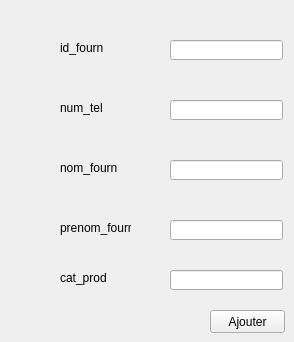
       <widget class="QWidget" name="tabcommandes6_5">
        <attribute name="title">
         <string>Ajouter un founisseur</string>
        </attribute>
        <widget class="QPushButton" name="pb_ajouter_3">
         <property name="geometry">
          <rect>
           <x>210</x>
           <y>310</y>
           <width>75</width>
           <height>23</height>
          </rect>
         </property>
         <property name="text">
          <string>Ajouter</string>
         </property>
        </widget>
        <widget class="QLineEdit" name="lineEdit_nomfourn">
         <property name="geometry">
          <rect>
           <x>170</x>
           <y>160</y>
           <width>113</width>
           <height>20</height>
          </rect>
         </property>
        </widget>
        <widget class="QLabel" name="label_83">
         <property name="geometry">
          <rect>
           <x>60</x>
           <y>100</y>
           <width>71</width>
           <height>16</height>
          </rect>
         </property>
         <property name="text">
          <string>num_tel</string>
         </property>
        </widget>
        <widget class="QLabel" name="label_84">
         <property name="geometry">
          <rect>
           <x>60</x>
           <y>270</y>
           <width>71</width>
           <height>16</height>
          </rect>
         </property>
         <property name="text">
          <string>cat_prod</string>
         </property>
        </widget>
        <widget class="QLineEdit" name="lineEdit_idc_5">
         <property name="geometry">
          <rect>
           <x>170</x>
           <y>40</y>
           <width>113</width>
           <height>20</height>
          </rect>
         </property>
        </widget>
        <widget class="QLineEdit" name="lineEdit_num_telfourn">
         <property name="geometry">
          <rect>
           <x>170</x>
           <y>100</y>
           <width>113</width>
           <height>20</height>
          </rect>
         </property>
        </widget>
        <widget class="QLabel" name="label_85">
         <property name="geometry">
          <rect>
           <x>60</x>
           <y>160</y>
           <width>81</width>
           <height>16</height>
          </rect>
         </property>
         <property name="text">
          <string>nom_fourn</string>
         </property>
        </widget>
        <widget class="QLineEdit" name="lineEdit_prenomfourn">
         <property name="geometry">
          <rect>
           <x>170</x>
           <y>220</y>
           <width>113</width>
           <height>20</height>
          </rect>
         </property>
        </widget>
        <widget class="QLineEdit" name="lineEdit_cat">
         <property name="geometry">
          <rect>
           <x>170</x>
           <y>270</y>
           <width>113</width>
           <height>20</height>
          </rect>
         </property>
        </widget>
        <widget class="QLabel" name="label_86">
         <property name="geometry">
          <rect>
           <x>60</x>
           <y>40</y>
           <width>71</width>
           <height>16</height>
          </rect>
         </property>
         <property name="text">
          <string>id_fourn</string>
         </property>
        </widget>
        <widget class="QLabel" name="label_87">
         <property name="geometry">
          <rect>
           <x>60</x>
           <y>220</y>
           <width>71</width>
           <height>16</height>
          </rect>
         </property>
         <property name="text">
          <string>prenom_fourn</string>
         </property>
        </widget>
       </widget>
